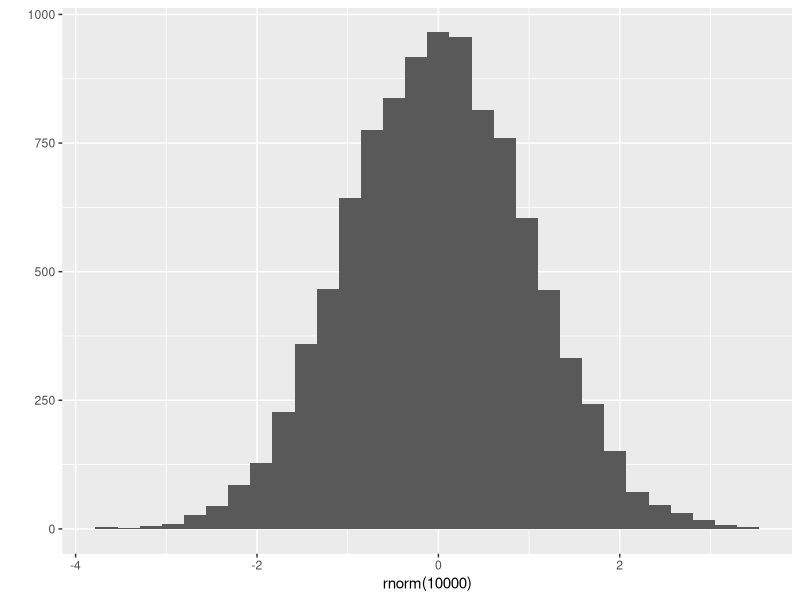
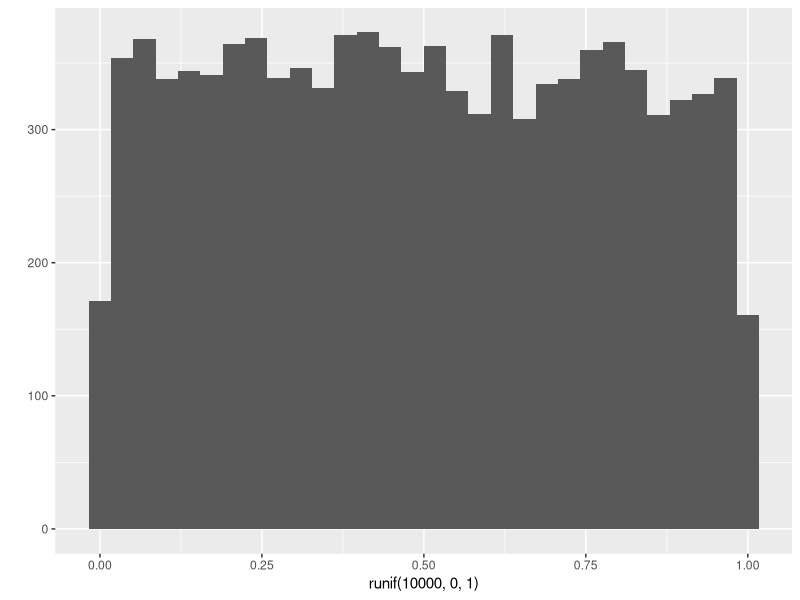
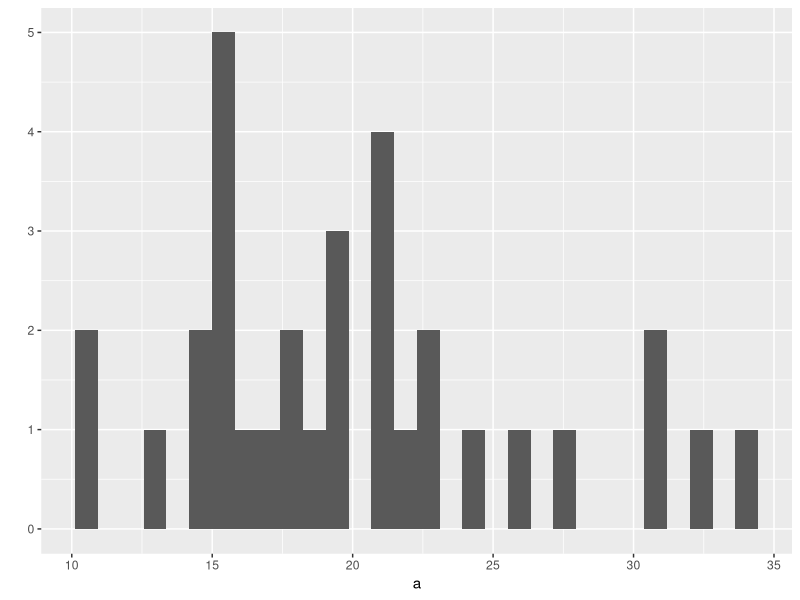
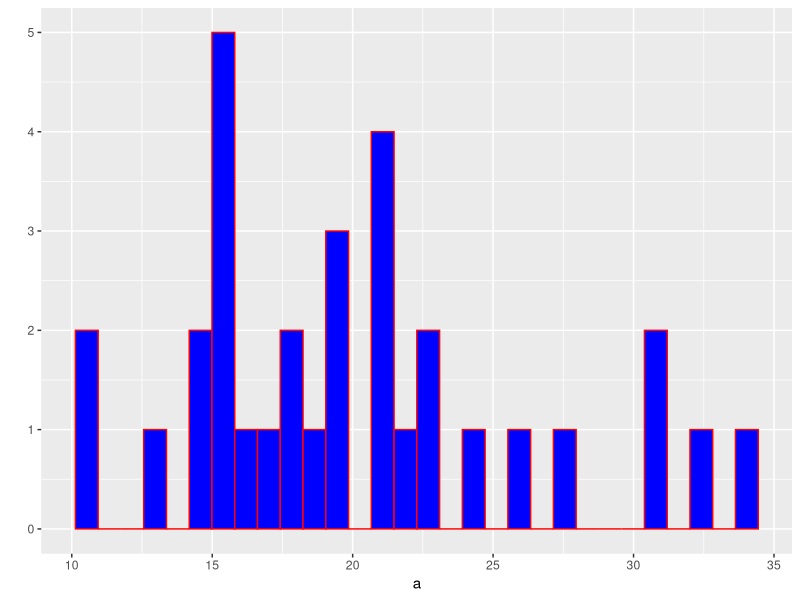

These charts were generated, in order, by the following R code:
## ---- chunk 1
suppressMessages(library(tidyverse))
## ---- chunk 2
# store a number to a variable named `a`
a <- 0.2
## ---- chunk 3
# print a
a
## ---- chunk 4
# store a vector to a variable named `b`
b <- c(1,4,9)
## ---- chunk 5
# print b
b
## ---- chunk 6
z <- 5
i <- (z * 2 + 45)/2
i
## ---- chunk 7
typeof(c(1,2,3))
## ---- chunk 8
length(c(1,2,3))
## ---- chunk 9
attributes(c(1,2,3))
## ---- chunk 10
a <- c(x=1,y=2,z=3)   # when creating
names(a)
## ---- chunk 11
names(a) <- c("l", "m", "n")   # by modifying existing names
a
## ---- chunk 12
attributes(a)    # names are attributes
## ---- chunk 13
attributes(mtcars)
## ---- chunk 14
v <- c(4, 7, 23.5, 76.2, 80, "rrt")
v
## ---- chunk 15
typeof(v)
## ---- chunk 16
sum(c(TRUE, FALSE, TRUE))
## ---- chunk 17
a <- c(1,2,3)
a
b <- as.character(a)
b
## ---- chunk 18
u <- c(4, 6, NA, 2)
u
## ---- chunk 19
k <- c(TRUE, FALSE, FALSE, NA, TRUE)
k
## ---- chunk 20
# we can manually type the element of a vector using c()
a <- c(1,2,3,4,5)
a
## ---- chunk 21
# c() also combine vectors
a <- c(1,2,3)
b <- c(4,5,6)
c <- c(a, b)
c
## ---- chunk 22
# k:n generates a vector whose elements are the sequence of numbers from k to n
1:10
## ---- chunk 23
# seq() generates regular sequence
# seq(from, to)
seq(1, 10)
## ---- chunk 24
# seq(from, to, by)
seq(1, 10, 2)
## ---- chunk 25
# rep(x, times) replicates the values in x multiple times
# x can be a number or vector
# replicates 1 5 times
rep(1, 5)
## ---- chunk 26
# replicates c(1, 2) 5 times
rep(c(1,2), 5)
## ---- chunk 27
# each element of c(1,2) is repeated 5 times
rep(c(1,2), each = 5)
## ---- chunk 28
# rnorm(n, mean = 0, sd = 1) generates a vector of n random samples 
# from a normal distribution with specific mean and sd. 
rnorm(100)
## ---- chunk 29
qplot(rnorm(10000))
## ---- chunk 30
# runif(n, min, max) generates a vector of n random samples 
# from a uniform distribution whose limits are min and max. 
runif(100, 0, 1)
## ---- chunk 31
qplot(runif(10000, 0, 1))
## ---- chunk 32
x <- c(2,3,4,5,6,7)
x[c(3,1)]
## ---- chunk 33
x[-c(3,1)]
## ---- chunk 34
x[c(TRUE, TRUE, FALSE, FALSE, TRUE, TRUE)]
## ---- chunk 35
x > 3
## ---- chunk 36
# This is called a logical indexing, which is a very powerful tool.
# > : greater than (Logical Operators)
x[x > 3]   
## ---- chunk 37
x[x > 3 & x < 5]
## ---- chunk 38
# %in% operator 
# v1 %in% v2 returns a logical vector indicating 
# whether the elements of v1 are included in v2. 
c(1,2,3) %in% c(2,3,4,5,6)
## ---- chunk 39
a <- c(1,2,3,4,5)
a
## ---- chunk 40
# we replace an element of a vector using the indexing and assignment operators. 
a[3] <- 100
a
## ---- chunk 41
a[c(1,5)] <- 100
a
## ---- chunk 42
a <- c(1,2,3,NA,5,6,NA)
a
## ---- chunk 43
# is.na indicates which elements are missing
is.na(a)  # returns TRUE when missing
## ---- chunk 44
# Type conversion: TRUE and FALSE will be converted into 1 and 0, respectively. 
# This expression answers the question: How many NSs are in a?
sum(is.na(a))
## ---- chunk 45
# !x = not x (negation)
!is.na(a)  # returns TRUE when not missing
## ---- chunk 46
# This expression answers the question: How many non-NSs are in a?
sum(!is.na(a))
## ---- chunk 47
# logical indexing
a[is.na(a)] <- 999
a
## ---- chunk 48
# create a vector with names
a <- c(x = 1, y = 2, z = 3)
a
## ---- chunk 49
# named vector can be indexed using their names
a[c("x", "z")]
## ---- chunk 50
# R uses a "recycling rule" by repeating the shorter vector
# In this example, R recycled c(TRUE, FALSE) to produce c(TRUE, FALSE, TRUE, FALSE)
i <- c(TRUE, FALSE)
a <- c(1,2,3,4)
a[i]
## ---- chunk 51
# R uses a "recycling rule" by repeating the shorter vector
v1 <- c(4,5,6,7)
v2 <- c(10,10)
v1+v2
## ---- chunk 52
# sort(x, decreasing = FALSE) 
# By default, sort() sorts ascending order.
sort(c(5,6,4))
## ---- chunk 53
# sorts into descending order
sort(c(5,6,4), decreasing = TRUE)
## ---- chunk 54
# rev() provides a reversed version of its argument
rev(c(5,6,4))
## ---- chunk 55
# rank() returns the sample ranks of the elements in a vector
rank(c(5,6,4))
## ---- chunk 56
# order() returns a permutation which rearranges 
# its first argument into ascending or descending order. 
# What this means is order(c(5,6,4)) 
# 1) first sorts a vector in ascending order to produce c(4,5,6)
# 2) and returns the indices of the sorted element in the original vector. 
# e.g., we have 3 first b/c the index of 4 in the original vector is 3
# e.g., we have 1 first b/c the index of 5 in the original vector is 1
# e.g., we have 2 first b/c the index of 6 in the original vector is 2
order(c(5,6,4))
## ---- chunk 57
# We use order() to sort a vector or dataframe
a <- c(5,6,4)
a[order(a)]
## ---- chunk 58
# sort a dataframe
head(mtcars[order(mtcars$mpg), ])
## ---- chunk 59
v <- c(1,4,25)
sqrt(v)
## ---- chunk 60
v <- c(1,2,3)
v^2
## ---- chunk 61
v1 <- c(4,5,6,7)
v2 <- c(10,2,1,2)
v1+v2
## ---- chunk 62
# R uses a "recycling rule" by repeating the shorter vector
v1 <- c(4,5,6,7)
v2 <- c(10,2)
v1+v2
## ---- chunk 63
# mean will be subtracted from every element of v1
v1 <- c(1,2,3,4)
v1 - mean(v1)
## ---- chunk 64
# table() creates a frequency table
a <- c(1, 1, 2, 2, 2, 3, 3, 3, 4, 4, 4, 4, 4)
table(a)
## ---- chunk 65
# unique() returns a vector of unique elements
unique(a)
## ---- chunk 66
a <- c(1,2,3,NA,5)
## ---- chunk 67
# By default, mean() produces NA when there's NAs in a vector
mean(a)
## ---- chunk 68
# na.rm = TRUE removes NAs before computation
mean(a, na.rm = TRUE)
## ---- chunk 69
a <- mtcars$mpg
## ---- chunk 70
length(a)
## ---- chunk 71
sum(a)/length(a)
## ---- chunk 72
mean(a)
## ---- chunk 73
sd(a)^2
## ---- chunk 74
var(a)
## ---- chunk 75
sum((a-mean(a))^2)/(length(a)-1)
## ---- chunk 76
(a-mean(a))/sd(a)
## ---- chunk 77
# check the help document of scale() by typing ?scale for more details
scale(a)
## ---- chunk 78
max(a)-min(a)
## ---- chunk 79
# another solution
diff(range(a))
## ---- chunk 80
# your maximum value will be 1, and minimum value will be 0. 
(a-min(a))/(max(a)-min(a))
## ---- chunk 81
qplot(a)
## ---- chunk 82
# To set aesthetics, wrap in I()
qplot(a, color = I("red"), fill = I("blue"))
## ---- chunk 83
# creates a logical vector in which TRUE indicates the element that is larger than 20
a>20
## ---- chunk 84
# This is a logical indexing where the logical vector 
# within the subsetting operator (i.e., []) will create a vector with elements larger than 20. 
a[a>20]
## ---- chunk 85
length(a[a>20])
## ---- chunk 86
# same result
# this happens because of "vectorization" and "type conversion"
sum(a>20)
## ---- chunk 87
b <- txhousing$median
## ---- chunk 88
x <- factor(c(1,2,2,1,1,2), levels = c(1,2), labels = c("male", "female"))
## ---- chunk 89
x
## ---- chunk 90
class(x)
## ---- chunk 91
levels(x)
## ---- chunk 92
# access an object's attributes.
attributes(x)
## ---- chunk 93
# the factor x can only take a pre-defined value (or level): male or female
# You can't assign values that are not in the levels
x[1] <- "female"
## ---- chunk 94
x
## ---- chunk 95
a <- 1:6
## ---- chunk 96
a
## ---- chunk 97
# Get or set specific attributes of an object.
attr(a, "dim") <- c(3,2)
## ---- chunk 98
a
## ---- chunk 99
# by default, a matrix is filled by column
a <- matrix(1:6, ncol=3, nrow=2)
a
## ---- chunk 100
a <- matrix(1:6, ncol=3)
a
## ---- chunk 101
# a matrix can be filled by row using `byrow = TRUE`
a <- matrix(1:6, ncol=3, nrow=2, byrow = TRUE)
a
## ---- chunk 102
attributes(a)
## ---- chunk 103
dim(a)
## ---- chunk 104
b <- array(1:12, c(2,3,2))
b
## ---- chunk 105
dim(b)
## ---- chunk 106
results <- matrix(c(10, 30, 40, 50, 43, 56, 21, 30), 2, 4, byrow = TRUE)
colnames(results) <- c("1qrt", "2qrt", "3qrt", "4qrt")
rownames(results) <- c("store1", "store2")
results
## ---- chunk 107
df <- data.frame(x=1:3, y=c("a", "b", "c"))
df
## ---- chunk 108
# display the internal structure of an R object
str(df) 
## ---- chunk 109
df <- data.frame(x=1:3, y=c("a", "b", "c"), stringsAsFactors = FALSE)
## ---- chunk 110
str(df) # display the internal structure of an R object
## ---- chunk 111
1 == 2
## ---- chunk 112
"a" != "b"
## ---- chunk 113
(1 == 2) | ("a" != "b")
## ---- chunk 114
(1 == 2) & ("a" != "b")
## ---- chunk 115
my.lst <- list(stud.id=34453,      # creat a list
               stud.name="John", 
               stud.marks=c(14.3,12,15,19))
## ---- chunk 116
my.lst
## ---- chunk 117
# [ ] extracts a sub-list 
my.lst[1]
## ---- chunk 118
typeof(my.lst[1])
## ---- chunk 119
# [[ ]] extracts the value of an individual element 
my.lst[[1]]
## ---- chunk 120
typeof(my.lst[[1]])
## ---- chunk 121
# In the case of lists with named elements
# $ extracts the value of an individual element 
my.lst$stud.id
## ---- chunk 122
typeof(my.lst$stud.id)
## ---- chunk 123
a <- matrix(1:9, nrow = 3)
colnames(a) <- c("A", "B", "C")
a
## ---- chunk 124
a[c(TRUE, FALSE, TRUE), c("B", "A")]
## ---- chunk 125
a[1, c(2,3)]
## ---- chunk 126
# If you omit any dimension, you obtain full columns or rows
a[2,]
## ---- chunk 127
a[,3]
## ---- chunk 128
a
## ---- chunk 129
a > 3
## ---- chunk 130
a[a>3] <- NA
a
## ---- chunk 131
# combine by columns
cbind(a,a)   
## ---- chunk 132
# combine by rows
rbind(a,a)   
## ---- chunk 133
colnames(a) 
## ---- chunk 134
rownames(a) <- c("D", "E", "F")
## ---- chunk 135
rownames(a)
## ---- chunk 136
# call (execute or run) the mean() function
mean(c(1,2,3,4))    
## ---- chunk 137
# a will store the object returned by the mean()
a <- mean(c(1,2,3,4))   
## ---- chunk 138
# mean() will not work with NA
mean(c(1,2,NA,4))     
## ---- chunk 139
# When na.rm = TRUE, NA will be removed before computation
mean(c(1,2,NA,4), na.rm = TRUE)    
## ---- chunk 140
# Define se() function that calculate the standard error
se <- function(x) {
  v <- var(x)
  n <- length(x)
  return(sqrt(v/n))
}
## ---- chunk 141
mySample <- rnorm(n=100, mean=20, sd=4)
se(mySample)
## ---- chunk 142
x1 <- rnorm(100, mean=0, sd=1)  # generate 100 random numbers from Normal(0,1)
x2 <- rnorm(100, mean=3, sd=2)  # generate 100 random numbers from Normal(3,2)
## ---- chunk 143
# creating a vector containing integers between 1 and 10
1:10 
## ---- chunk 144
5:0
## ---- chunk 145
seq(from=1, to=3, by=0.5)
## ---- chunk 146
# rep() replicates each term in formula
rep(5,3)
## ---- chunk 147
rep(1:2, 3)
## ---- chunk 148
rep(1:2, each=3)
## ---- chunk 149
# gl() generates sequences involving factors
# gl(k,n), k = the number of levels, 
# n = the number of repetitions.
gl(5,3)
## ---- chunk 150
x <- -5
if (x>0) {
  print("Positive number")
} else {
  print("Negative number")
}
## ---- chunk 151
for (i in 1:3) {
  print(i^2)
}
## ---- chunk 152
# count the number of even numbers
x <- c(2,5,3,9,8,11,6)
count <- 0
for (val in x) {
  if(val %% 2 == 0)  count = count+1
}
print(count)
